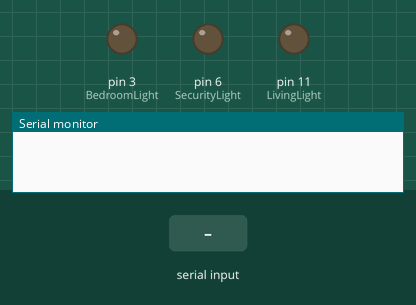
A sketch run on a simulated Arduino Uno, built with avr-gcc and run on an emulated ATmega328P. Shown: output pins drawn as LEDs (lit = HIGH), the last lines printed to the serial monitor. The inputs (shaded band) are chosen by the test bench.

Above: at 1.2 s.
1.3 s: "r90\n" received over Serial
At 1.7 s:
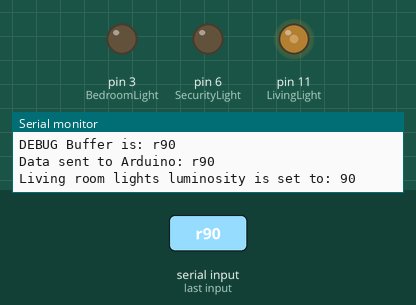
2.9 s: "g90\n" received over Serial
At 4.2 s:
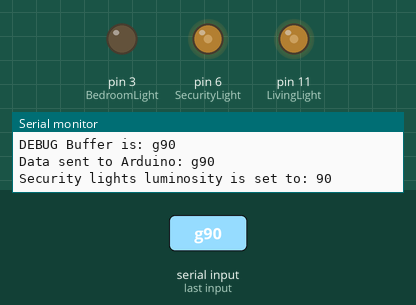
4.5 s: "r,45\n" received over Serial
At 5.4 s:
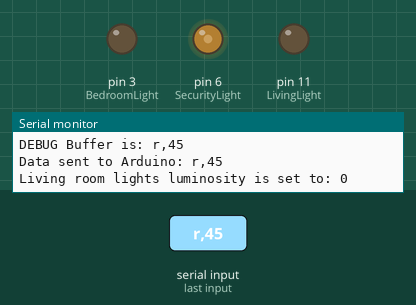
6.1 s: "b90\n" received over Serial
At 6.6 s:
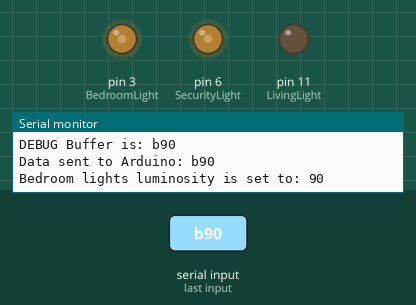
7.7 s: "R90\n" received over Serial
At 9.0 s:
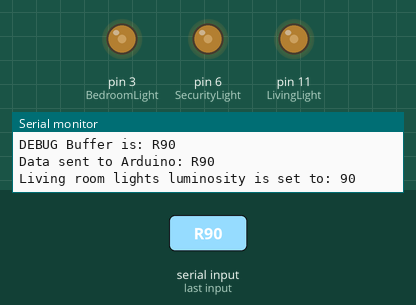
9.3 s: "g,45\n" received over Serial
At 10.2 s:
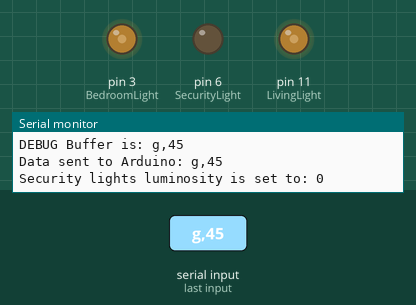
Timing chart, 0 to 11.9 s (numbered marks = the images above; inputs shaded):
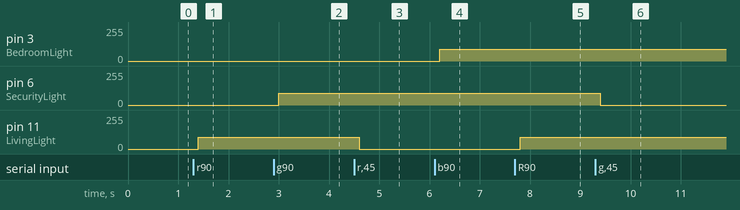

The sketch:

led_serial_port.ino
```cpp
//Variable declarations
char buffer[18];
int red, green, blue;
int LivingLight = 11;
int SecurityLight = 6;
int BedroomLight = 3;


//main() of C equivalent in Arduino
void setup()
{
  Serial.begin(9600);
  Serial.flush();
  //letting Arduino know which pins are outputs
  pinMode(LivingLight, OUTPUT);
  pinMode(SecurityLight, OUTPUT);
  pinMode(BedroomLight, OUTPUT);
}

//This loop is executed till the end of time
void loop() {
  if (Serial.available() > 0) {
  int index=0;
  delay(100); // let the buffer fill up
  int numChar = Serial.available();
    if (numChar>15) {
      numChar=15;
    }
    while (numChar--) {
      buffer[index++] = Serial.read();
    }
    Serial.print("DEBUG Buffer is: ");
    Serial.println(buffer);
    splitString(buffer);
  }
}


//ToDo: Comment on what this function does
void splitString(char* data) {
  Serial.print("Data sent to Arduino: ");
  Serial.println(data);
  char* parameter;
  parameter = strtok (data, " ,");
  while (parameter != NULL) {
    setLED(parameter);
    parameter = strtok (NULL, " ,");
  }

// Clear the text and serial buffers
  for (int x=0; x<16; x++) {
    buffer[x]='\0';
  }
  Serial.flush();
}

//ToDo: Comment on what this function does
void setLED(char* data) {
  if ((data[0] == 'r') || (data[0] == 'R')) {
    int Ans = strtol(data+1, NULL, 10);
    Ans = constrain(Ans,0,255);

    analogWrite(LivingLight, Ans);
Serial.print("Living room lights luminosity is set to: ");
    Serial.println(Ans);
  }

  if ((data[0] == 'g') || (data[0] == 'G')) {
    int Ans = strtol(data+1, NULL, 10);
    Ans = constrain(Ans,0,255);
    analogWrite(SecurityLight, Ans);
    Serial.print("Security lights luminosity is set to: ");
    Serial.println(Ans);
  }

  if ((data[0] == 'b') || (data[0] == 'B')) {
    int Ans = strtol(data+1, NULL, 10);
    Ans = constrain(Ans,0,255);
    analogWrite(BedroomLight, Ans);
    Serial.print("Bedroom lights luminosity is set to: ");
    Serial.println(Ans);
  }
}
```

Measured:
- after the input at 1.3 s, pin 11 (LivingLight): 0/255 → 90/255 after 0.10 s
- after the input at 2.9 s, pin 6 (SecurityLight): 0/255 → 90/255 after 0.10 s
- after the input at 4.5 s, pin 11 (LivingLight): 90/255 → 0/255 after 0.10 s
- after the input at 6.1 s, pin 3 (BedroomLight): 0/255 → 90/255 after 0.10 s
- after the input at 7.7 s, pin 11 (LivingLight): 0/255 → 90/255 after 0.10 s
- after the input at 9.3 s, pin 6 (SecurityLight): 90/255 → 0/255 after 0.10 s
